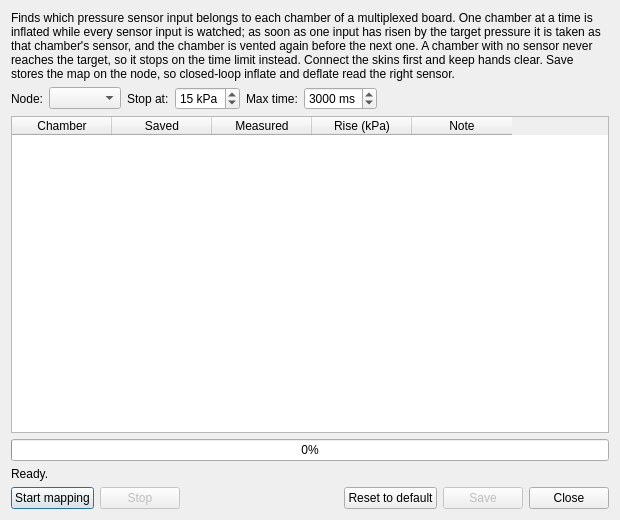
<?xml version="1.0" encoding="UTF-8"?>
<ui version="4.0">
 <class>SensorMapDialog</class>
 <widget class="QDialog" name="SensorMapDialog">
  <property name="geometry">
   <rect><x>0</x><y>0</y><width>620</width><height>520</height></rect>
  </property>
  <property name="windowTitle"><string>Map Pressure Sensors</string></property>
  <property name="minimumSize">
   <size><width>560</width><height>0</height></size>
  </property>
  <layout class="QVBoxLayout" name="verticalLayout">
   <item>
    <widget class="QLabel" name="intro_label">
     <property name="wordWrap"><bool>true</bool></property>
     <property name="text"><string>Finds which pressure sensor input belongs to each chamber of a multiplexed board. One chamber at a time is inflated while every sensor input is watched; as soon as one input has risen by the target pressure it is taken as that chamber's sensor, and the chamber is vented again before the next one. A chamber with no sensor never reaches the target, so it stops on the time limit instead. Connect the skins first and keep hands clear. Save stores the map on the node, so closed-loop inflate and deflate read the right sensor.</string></property>
    </widget>
   </item>
   <item>
    <layout class="QHBoxLayout" name="node_row">
     <item>
      <widget class="QLabel" name="node_label">
       <property name="text"><string>Node:</string></property>
      </widget>
     </item>
     <item>
      <widget class="QComboBox" name="node_combo">
       <property name="toolTip"><string>The multiplexed board to map.</string></property>
       <property name="whatsThis"><string>The multiplexed board to map. A board shared by two robots is listed once; its map is saved for both.</string></property>
      </widget>
     </item>
     <item>
      <widget class="QLabel" name="stop_label">
       <property name="text"><string>Stop at:</string></property>
      </widget>
     </item>
     <item>
      <widget class="QDoubleSpinBox" name="stop_spin">
       <property name="decimals"><number>0</number></property>
       <property name="minimum"><double>2.000000000000000</double></property>
       <property name="maximum"><double>60.000000000000000</double></property>
       <property name="singleStep"><double>5.000000000000000</double></property>
       <property name="value"><double>15.000000000000000</double></property>
       <property name="suffix"><string> kPa</string></property>
       <property name="toolTip"><string>Each chamber inflates until one sensor input has risen this far above its rest level.</string></property>
       <property name="whatsThis"><string>Each chamber inflates until one sensor input has risen this far above its rest level; that input is then unmistakably the chamber's sensor and the inflate stops at once. Keep it at or below what the skins safely take. Lower it to be gentler; a few kPa is already enough to tell the sensor apart.</string></property>
      </widget>
     </item>
     <item>
      <widget class="QLabel" name="pulse_label">
       <property name="text"><string>Max time:</string></property>
      </widget>
     </item>
     <item>
      <widget class="QSpinBox" name="pulse_spin">
       <property name="minimum"><number>200</number></property>
       <property name="maximum"><number>8000</number></property>
       <property name="singleStep"><number>500</number></property>
       <property name="value"><number>3000</number></property>
       <property name="suffix"><string> ms</string></property>
       <property name="toolTip"><string>Safety limit: longest a chamber inflates when no sensor input reaches the target.</string></property>
       <property name="whatsThis"><string>Safety limit for a chamber whose sensor never reaches the target - because it has no sensor, or nothing is connected. Such a chamber is pumped blind for this whole time, so keep it short for small chambers. Raise it only if a large chamber runs out of time before reaching the target.</string></property>
      </widget>
     </item>
     <item>
      <spacer name="node_spacer">
       <property name="orientation"><enum>Qt::Horizontal</enum></property>
       <property name="sizeHint" stdset="0"><size><width>40</width><height>20</height></size></property>
      </spacer>
     </item>
    </layout>
   </item>
   <item>
    <widget class="QTableWidget" name="result_table">
     <property name="editTriggers"><set>QAbstractItemView::NoEditTriggers</set></property>
     <property name="selectionMode"><enum>QAbstractItemView::NoSelection</enum></property>
     <property name="toolTip"><string>Per chamber: the sensor input saved now, the one just measured, and how much it rose.</string></property>
     <property name="whatsThis"><string>One row per chamber. Saved is the sensor input the node uses now (default = chamber N on input N, never measured). Measured is the input that rose during this run's pulse, Rise is by how much, in kPa above its rest level, and Note explains a chamber with no sensor or one that did not respond.</string></property>
     <column><property name="text"><string>Chamber</string></property></column>
     <column><property name="text"><string>Saved</string></property></column>
     <column><property name="text"><string>Measured</string></property></column>
     <column><property name="text"><string>Rise (kPa)</string></property></column>
     <column><property name="text"><string>Note</string></property></column>
    </widget>
   </item>
   <item>
    <widget class="QProgressBar" name="progress">
     <property name="value"><number>0</number></property>
     <property name="toolTip"><string>Progress across the node's chambers.</string></property>
     <property name="whatsThis"><string>Progress of the mapping run across the node's chambers.</string></property>
    </widget>
   </item>
   <item>
    <widget class="QLabel" name="status_label">
     <property name="wordWrap"><bool>true</bool></property>
     <property name="text"><string>Ready.</string></property>
    </widget>
   </item>
   <item>
    <layout class="QHBoxLayout" name="button_row">
     <item>
      <widget class="QPushButton" name="start_btn">
       <property name="text"><string>Start mapping</string></property>
       <property name="toolTip"><string>Pulse each chamber in turn and find its sensor input.</string></property>
       <property name="whatsThis"><string>Pulse each chamber in turn and find the sensor input that follows it. The pumps run: stop any session first and keep hands clear of the skins.</string></property>
      </widget>
     </item>
     <item>
      <widget class="QPushButton" name="stop_btn">
       <property name="text"><string>Stop</string></property>
       <property name="enabled"><bool>false</bool></property>
       <property name="toolTip"><string>Abort the run; the chamber in hand is closed and vented.</string></property>
       <property name="whatsThis"><string>Abort the run. The chamber being pulsed is stopped and left venting for a few seconds so it does not stay inflated. Nothing is saved.</string></property>
      </widget>
     </item>
     <item>
      <spacer name="button_spacer">
       <property name="orientation"><enum>Qt::Horizontal</enum></property>
       <property name="sizeHint" stdset="0"><size><width>40</width><height>20</height></size></property>
      </spacer>
     </item>
     <item>
      <widget class="QPushButton" name="reset_btn">
       <property name="text"><string>Reset to default</string></property>
       <property name="toolTip"><string>Forget the saved map: chamber N reads input N again.</string></property>
       <property name="whatsThis"><string>Forget this node's saved map and put it back on the board default, where chamber N reads sensor input N.</string></property>
      </widget>
     </item>
     <item>
      <widget class="QPushButton" name="save_btn">
       <property name="text"><string>Save</string></property>
       <property name="enabled"><bool>false</bool></property>
       <property name="toolTip"><string>Store the measured map and send it to the node.</string></property>
       <property name="whatsThis"><string>Store the measured map in the node's configuration and send it to the node right away. Available once a run has finished. Zero the sensors afterwards (Skin Config, Zero Sensors): the stored zero offsets belonged to the old inputs.</string></property>
      </widget>
     </item>
     <item>
      <widget class="QPushButton" name="close_btn">
       <property name="text"><string>Close</string></property>
       <property name="toolTip"><string>Close this window.</string></property>
       <property name="whatsThis"><string>Close this window. A run in progress is stopped first.</string></property>
      </widget>
     </item>
    </layout>
   </item>
  </layout>
 </widget>
 <resources/>
 <connections/>
</ui>
